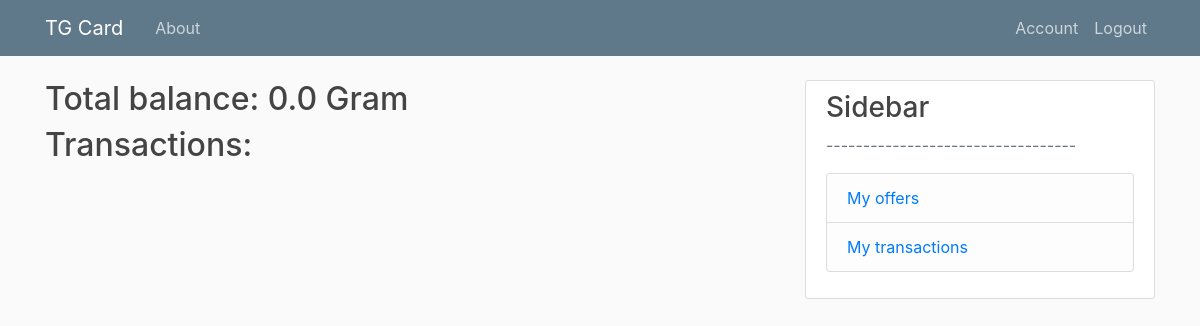
Page /transactions (signed in) on the earlier database version.
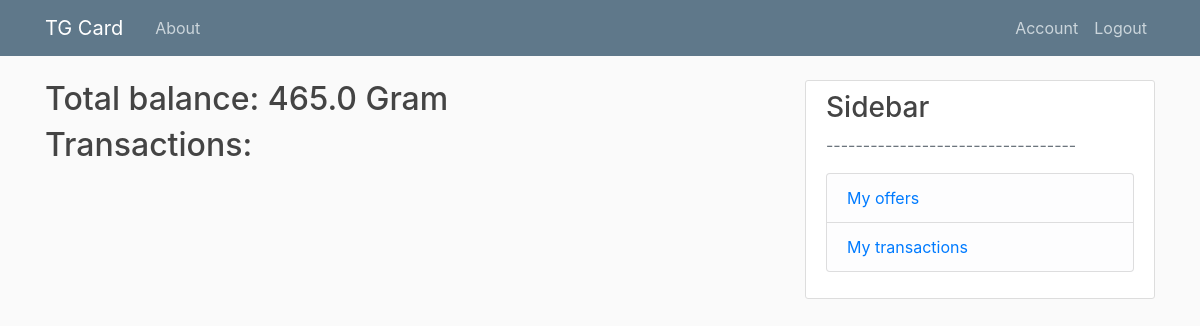
Same page on the later database version.
### models.py (models this page shows, shortened)
class User(db.Model, UserMixin):
    id = db.Column(db.Integer, primary_key=True)
    username = db.Column(db.String, index=True, unique=True, nullable=False)
    password = db.Column(db.String, nullable=False)
    role = db.Column(db.Integer, nullable=False) # advert. \ affil. \ moder. \ admin
    status = db.Column(db.String, index=True, nullable=False) # active \ inactive
    balance = db.Column(db.Float, index=True, default=0)
    channels = db.relationship('Channel', backref='user', lazy=True)
    offers = db.relationship('Offer', backref='user', lazy=True)
    tasks = db.relationship('Task', backref='user', lazy=True)
    transactionsAdv = db.relationship('Transaction', backref='userAdv', foreign_keys='Transaction.advId', lazy=True)
    transactionsAff = db.relationship('Transaction', backref='userAff', foreign_keys='Transaction.affId', lazy=True)

### routes.py (the view)
@app.route("/transactions", methods=['GET', 'POST'])
@login_required
def transactions():
    balance = current_user.balance
    if current_user.status == 'ADVERTISER':
        transactions = Transaction.query.filter_by(advId=g.id).limit(30).all()
    elif current_user.status == 'AFFILIATE':
        transactions = Transaction.query.filter_by(affId=g.id).limit(30).all()
    else:
        transactions = Transaction.query.limit(30).all()
    return render_template('transactions.html', title='Transactions', balance=balance, transactions=transactions)

### models.py (called while the page is built)
@login_manager.user_loader
def load_user(user_id):
    return User.query.get(int(user_id))

### templates/transactions.html (shortened to what this page needs)
{% extends "layout.html" %}
{% block content %}
    <h2>Total balance: {{ balance }} Gram</h2>
    <h2>Transactions: </h2>
{% endblock content %}

Differences in the rows shown:
changed User: balance "0.0" → "465.0"
